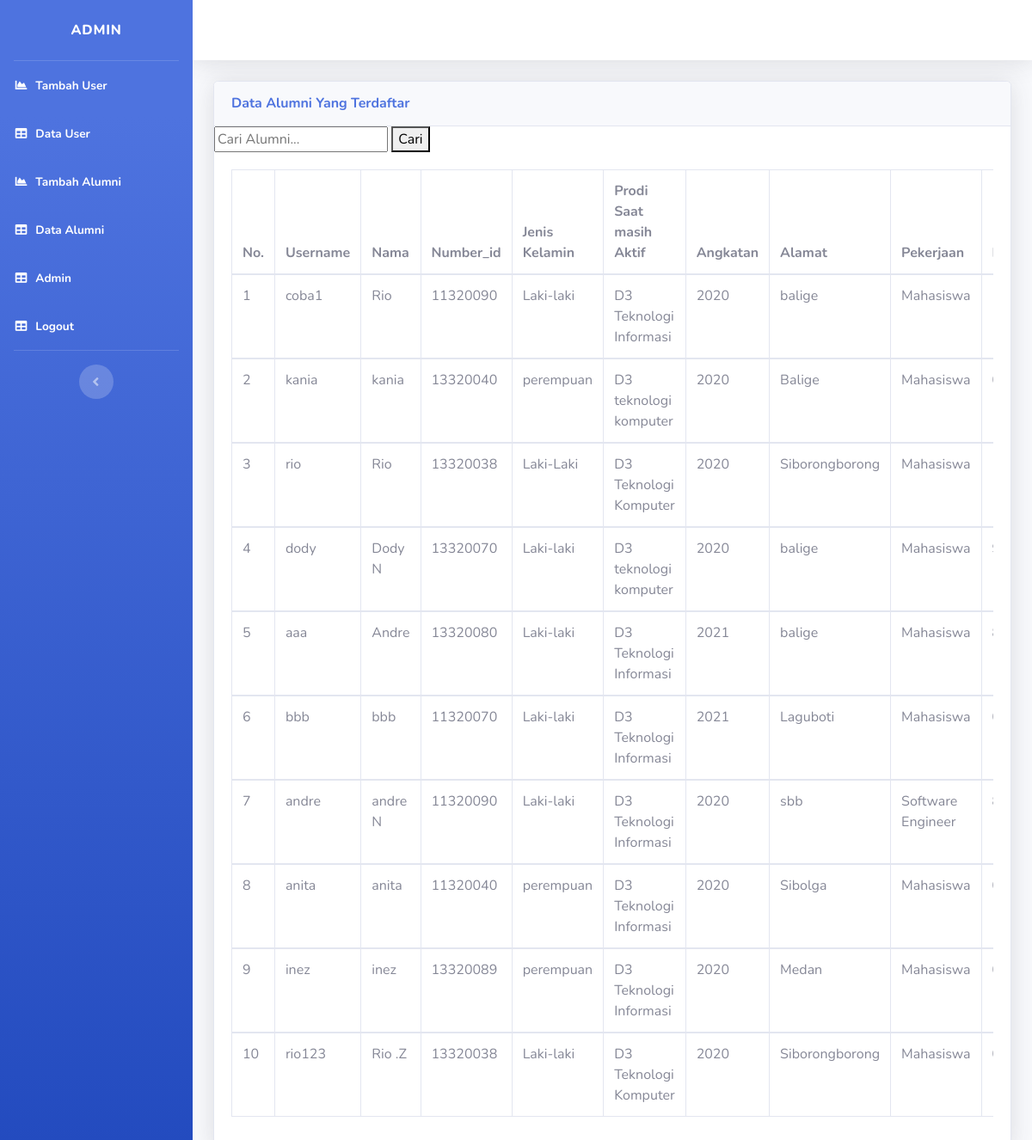
Page /datauser.php (signed in) on the committed database.
### tables this page shows
CREATE TABLE `user1` (
  `id_user` int(11) NOT NULL,
  `username` varchar(100) NOT NULL,
  `password` varchar(200) NOT NULL,
  `Nama` varchar(100) NOT NULL,
  `Jk` varchar(50) NOT NULL,
  `number_id` varchar(100) NOT NULL,
  `Angkatan` int(11) NOT NULL,
  `Pekerjaan` varchar(200) NOT NULL,
  `Kontak` varchar(20) NOT NULL,
  `Alamat` varchar(200) NOT NULL,
  `gambar` varchar(200) DEFAULT NULL,
  `Prodi` varchar(200) NOT NULL
);

### datauser.php (the view, shortened to what this page needs)
<?php
include "functions.php";
$result1 = mysqli_query($connect,"SELECT * FROM user1");
?>
<!DOCTYPE html>
<html lang="en">
<head>
    <link href="vendor/fontawesome-free/css/all.min.css" rel="stylesheet" type="text/css">
    <link href="css/sb-admin-2.min.css" rel="stylesheet">
    <link href="vendor/datatables/dataTables.bootstrap4.min.css" rel="stylesheet">
</head>
<body id="page-top">
    <div id="wrapper">
        <ul class="navbar-nav bg-gradient-primary sidebar sidebar-dark accordion" id="accordionSidebar">
            <a class="sidebar-brand d-flex align-items-center justify-content-center" href="">
                <div class="sidebar-brand-text mx-3">ADMIN<sup></sup></div>
            </a>
            <hr class="sidebar-divider my-0">
            <li class="nav-item active">
                <a class="nav-link" href="tambahuser.php">
                    <i class="fas fa-fw fa-chart-area"></i>
                    <span>Tambah User</span></a>
            </li>
             <li class="nav-item active">
                <a class="nav-link" href="datauser.php">
                    <i class="fas fa-fw fa-table"></i>
                    <span>Data User</span></a>
            </li>
            <li class="nav-item active">
                <a class="nav-link" href="tambahalumni.php">
                    <i class="fas fa-fw fa-chart-area"></i>
                    <span>Tambah Alumni</span></a>
            </li>
            <li class="nav-item active">
                <a class="nav-link" href="tables.php">
                    <i class="fas fa-fw fa-table"></i>
                    <span>Data Alumni</span></a>
            </li>
             <li class="nav-item active">
                <a class="nav-link" href="tambahadmin.php">
                    <i class="fas fa-fw fa-table"></i>
                    <span>Admin</span></a>
            </li>
            <li class="nav-item active">
                <a class="nav-link" href="logout.php">
                    <i class="fas fa-fw fa-table"></i>
                    <span>Logout</span></a>
            </li>
            <hr class="sidebar-divider d-none d-md-block">
            <div class="text-center d-none d-md-inline">
                <button class="rounded-circle border-0" id="sidebarToggle"></button>
            </div>
        </ul>
        <div id="content-wrapper" class="d-flex flex-column">
            <div id="content">
                <nav class="navbar navbar-expand navbar-light bg-white topbar mb-4 static-top shadow">
                </nav>
                <div class="container-fluid">
                    <div class="card shadow mb-4">
                        <div class="card-header py-3">
                            <h6 class="m-0 font-weight-bold text-primary">Data Alumni Yang Terdaftar</h6>
                        </div>
                        <form action="" method="POST">
                             <input type="text" name="keyword" class="hola" autofocus placeholder="Cari Alumni..." autocomplete="off">
                             <button class="hola" type="submit" name="cari">Cari</button>
                        </form>
                        <div class="card-body">
                            <div class="table-responsive">
                                <table class="table table-bordered" id="dataTable" width="100%" cellspacing="0">
                                    <thead>
                                       <tr>
                                            <th>No.</th>
                                            <th>Username</th>
                                            <th>Nama</th>
                                            <th>Number_id</th>
                                            <th>Jenis Kelamin</th>
                                            <th>Prodi Saat masih Aktif</th>
                                            <th>Angkatan</th>
                                            <th>Alamat</th>
                                            <th>Pekerjaan</th>
                                            <th>Kontak</th>
                                        </tr>
                                    </thead>
                                      <?php $i = 1; ?>
                                        <?php foreach($result1 as $row) { ?>
                                        <tbody>
                                        <tr>
                                            <td><?= $i; ?></td>
                                            <td><?= $row["username"]; ?></td>
                                            <td><?= $row["Nama"]; ?></td>
                                            <td><?= $row["number_id"]; ?></td>
                                            <td><?= $row["Jk"]; ?></td>
                                            <td><?= $row["Prodi"]; ?></td>
                                            <td><?= $row["Angkatan"]; ?></td>
                                            <td><?= $row["Alamat"]; ?></td>
                                            <td><?= $row["Pekerjaan"]; ?></td>
                                            <td><?= $row["Kontak"]; ?></td>
                                        </tr>
                                        </tbody>
                                        <?php $i++; ?>
                                        <?php } ?>
                                </table>
                            </div>
                        </div>
                    </div>
                </div>
            </div>
        </div>
    </div>
</body>
</html>

### rows in the picture
user1: username "coba1", Nama "Rio", number "11320090", Jk "Laki-laki", Prodi "D3 Teknologi Informasi", Angkatan "2020", Alamat "balige", Pekerjaan "Mahasiswa"
user1: username "kania", Nama "kania", number "13320040", Jk "perempuan", Prodi "D3 teknologi komputer", Angkatan "2020", Alamat "Balige", Pekerjaan "Mahasiswa"
user1: username "rio", Nama "Rio", number "13320038", Jk "Laki-Laki", Prodi "D3 Teknologi Komputer", Angkatan "2020", Alamat "Siborongborong", Pekerjaan "Mahasiswa"
user1: username "dody", Nama "Dody N", number "13320070", Jk "Laki-laki", Prodi "D3 teknologi komputer", Angkatan "2020", Alamat "balige", Pekerjaan "Mahasiswa"
user1: username "aaa", Nama "Andre", number "13320080", Jk "Laki-laki", Prodi "D3 Teknologi Informasi", Angkatan "2021", Alamat "balige", Pekerjaan "Mahasiswa"
user1: username "bbb", Nama "bbb", number "11320070", Jk "Laki-laki", Prodi "D3 Teknologi Informasi", Angkatan "2021", Alamat "Laguboti", Pekerjaan "Mahasiswa"
user1: username "andre", Nama "andre N", number "11320090", Jk "Laki-laki", Prodi "D3 Teknologi Informasi", Angkatan "2020", Alamat "sbb", Pekerjaan "Software Engineer"
user1: username "anita", Nama "anita", number "11320040", Jk "perempuan", Prodi "D3 Teknologi Informasi", Angkatan "2020", Alamat "Sibolga", Pekerjaan "Mahasiswa"
user1: username "inez", Nama "inez", number "13320089", Jk "perempuan", Prodi "D3 Teknologi Informasi", Angkatan "2020", Alamat "Medan", Pekerjaan "Mahasiswa"
user1: username "rio123", Nama "Rio .Z", number "13320038", Jk "Laki-laki", Prodi "D3 Teknologi Komputer", Angkatan "2020", Alamat "Siborongborong", Pekerjaan "Mahasiswa"
